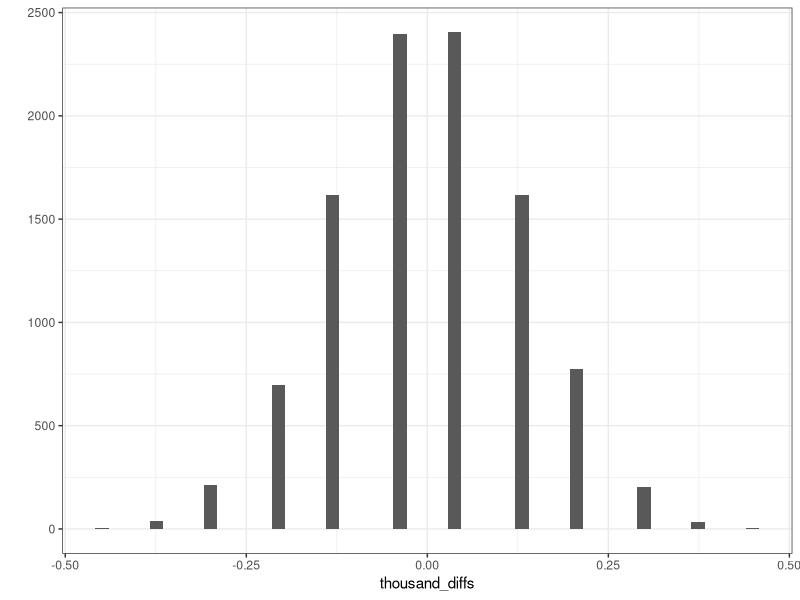
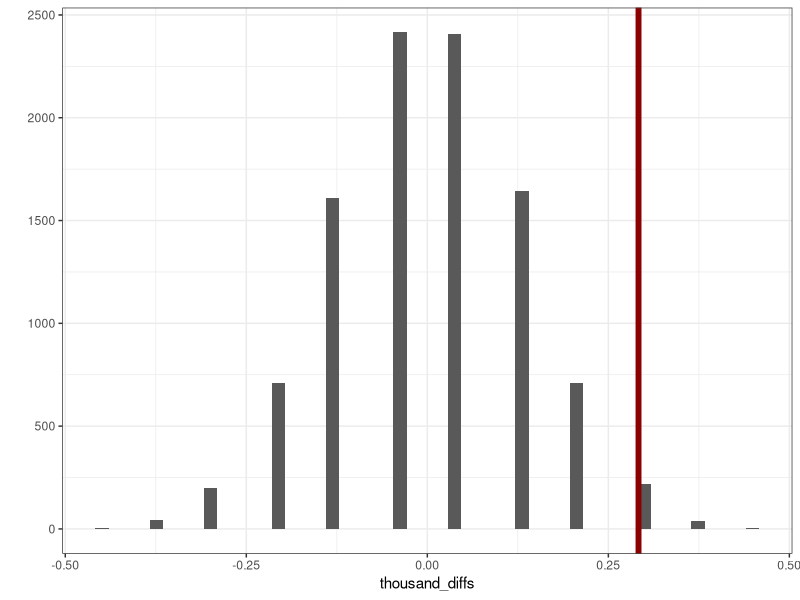

Recreate these plots in R, in order.
## ---- chunk 1
library(ggplot2)
library(dplyr)
## ---- chunk 2
# 48 total employees, 24 Male and 24 Female
employees <- c(rep("Male", 24), rep("Female", 24))

# Let's randomly promote 35 employees (independent of gender)
promoted <- sample(employees, 35) 

# Compute the proportion of men and women promoted and not promoted
promoted_men <- sum(promoted == "Male")
promoted_women <- sum(promoted == "Female")
not_promoted_men <- 24 - promoted_men
not_promoted_women <- 24 - promoted_women

# Make a dataframe to show the results
data.frame(gender = c("Male", "Female", "Total"), 
           promoted = c(promoted_men, promoted_women, 
                        sum(promoted_men, promoted_women)),
           not_promoted = c(not_promoted_men, not_promoted_women,  
                            sum(not_promoted_men, not_promoted_women)),
           total = c(24, 24, 48))
## ---- chunk 3
#Write a function to simulate 1 draw 
promoted_diff <- function() {
  # 48 total employees, 24 Male and 24 Female
  employees <- c(rep("Male", 24), rep("Female", 24))
  
  # Let's randomly promote 35 employees (independent of gender)
  promoted <- sample(employees, 35) 
  
  # Compute the difference in promoted men and women
  promoted_male <- sum(promoted == "Male")/24
  promoted_female <- sum(promoted == "Female")/24
  
  return(promoted_male - promoted_female)
}

# One function call
promoted_diff()
## ---- chunk 4
thousand_diffs <- replicate(10000, promoted_diff())

qplot(thousand_diffs, bins = 50) + 
  theme_bw()
## ---- chunk 5
#find difference in the actual data
actual_diff <- (21/24) - (14/24)

thousand_diffs <- replicate(10000, promoted_diff())

#add a vertical line to the random samples to show the empirical data
qplot(thousand_diffs, bins = 50) + 
  theme_bw() +
  geom_vline(xintercept = actual_diff, color = "darkred", size = 2)
## ---- chunk 6
# Compute the proportion of samples that the actual difference was greater than
sum(actual_diff > thousand_diffs) / 10000
